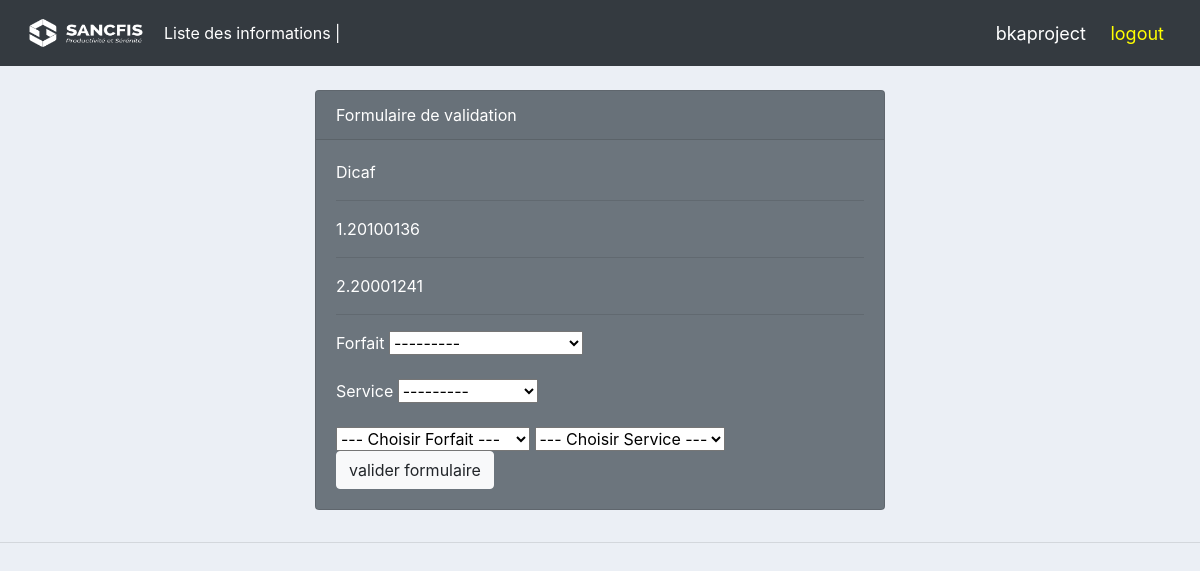
Page /validation_installation_informations/1/ (signed in) on the earlier database version.
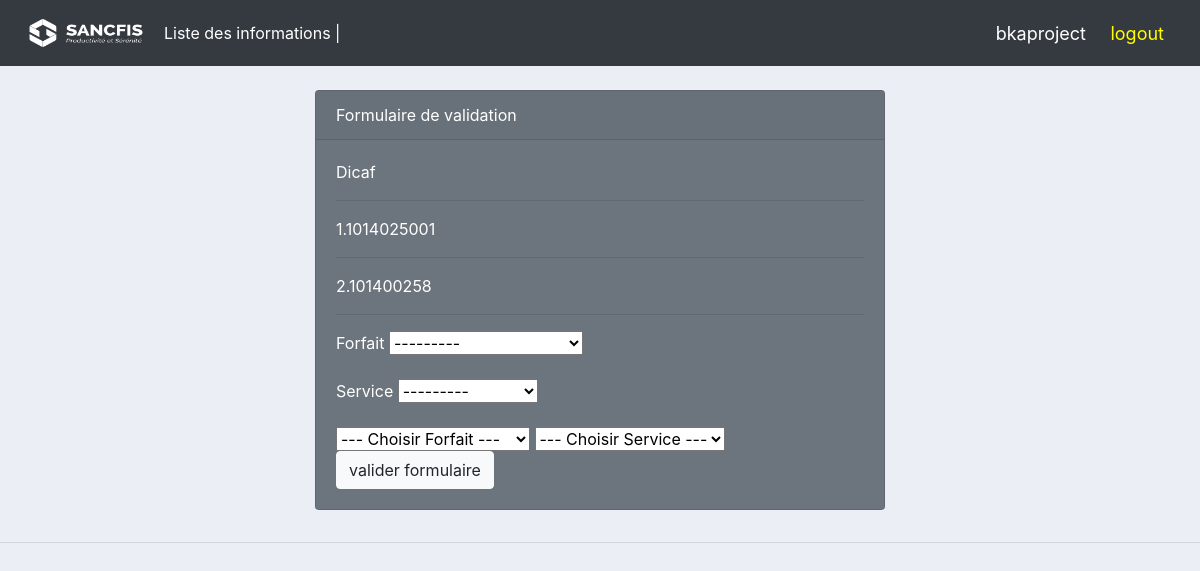
Same page on the later database version.
### bka/models.py (models this page shows, shortened)
class installation_information(models.Model):
    customer = models.CharField(max_length=100, null=True)
    lat = models.FloatField(max_length=20, null=True)
    lon = models.FloatField(max_length=20, null=True)
    forfait = models.ForeignKey(forfait, blank=True, null=True, on_delete=models.CASCADE)
    service = models.ForeignKey(service, blank=True, null=True, on_delete=models.CASCADE)
    cle_activation = models.CharField(max_length=100, null=True)
    status = models.BooleanField(default=False)
    activer = models.BooleanField(default=False)
    date_ajout = models.DateTimeField(auto_now_add=True)
    date_modif = models.DateTimeField(auto_now=True)

### bka/decorators.py (the view)
        def wrapper_func(request, *args, **kwargs):
            group = None
            if request.user.groups.exists():
                group = request.user.groups.all()[0].name
            if group in allowed_roles:
                return view_func(request, *args, **kwargs)
            elif group == 'DG':
                return redirect('list_all_informations')
            elif group == 'PMO':
                return redirect('list_coordinates_pmo')
            elif group == 'tech':
                return redirect('list_coordinates')
            else:
                return HttpResponse("Vous n'etes pas autorisé à acceder à cette page")

### bka/forms.py
class validation_installation_informationForm(forms.ModelForm):
    class Meta:
        model = installation_information
        fields = ['forfait', 'service']
        labels = {
            'forfait': 'Forfait',
            'service': 'Service',
        }
    """ def __init__(self, *args, **kwargs):
            super().__init__(*args, **kwargs)
            self.fields['service'].queryset = service.objects.none()

            if 'forfait' in self.data:
                try:
                    forfait_id = int(self.data.get('forfait'))
                    self.fields['service'].queryset = service.objects.filter(forfait_id=forfait_id).order_by('nom_service')
                except (ValueError, TypeError):
                    pass
            elif self.instance.pk:
                self.fields['service'].queryset = self.instance.forfait.service_set.order_by('nom_service') """

### bka/models.py (called while the page is built)
    def __str__(self):
        return str(self.nom)

    def __str__(self):
        return str(self.nom_service)

### bka/templates/bka/dg/validation_installation_informations.html (shortened to what this page needs)
{% extends 'bka/dg/main_dg.html' %}
{% load crispy_forms_tags %}
{% block content %}
<br>
<div class="row">
    <div class="container col-md-6">
        <div class="card text-white bg-secondary mb-3">
            <div class="card-header">Formulaire de validation</div>
            <div class="card-body">
                <form action="" id="validation_installation_informationForm" method="POST">
                {{ form.instance.customer }} <hr>
                {{ form.instance.lat}} <hr>
                {{ form.instance.lon }} <hr>
                {{ form.forfait | as_crispy_field }}
                {{ form.service | as_crispy_field }}
                <select>
                    <option selected disabled="true">--- Choisir Forfait ---</option>
                </select>
                <select>
                    <option selected disabled="true">--- Choisir Service ---</option>
                </select>
                <button class="btn btn-light" type="submit" name="submit">
                    valider formulaire
                </button>
                </form>
            </div>
        </div>
    </div>
</div>
{% endblock %}

Differences in the rows shown:
changed installation_information "Dicaf": instance.lat "1.20100136" → "1.1014025001"; instance.lon "2.20001241" → "2.101400258"
